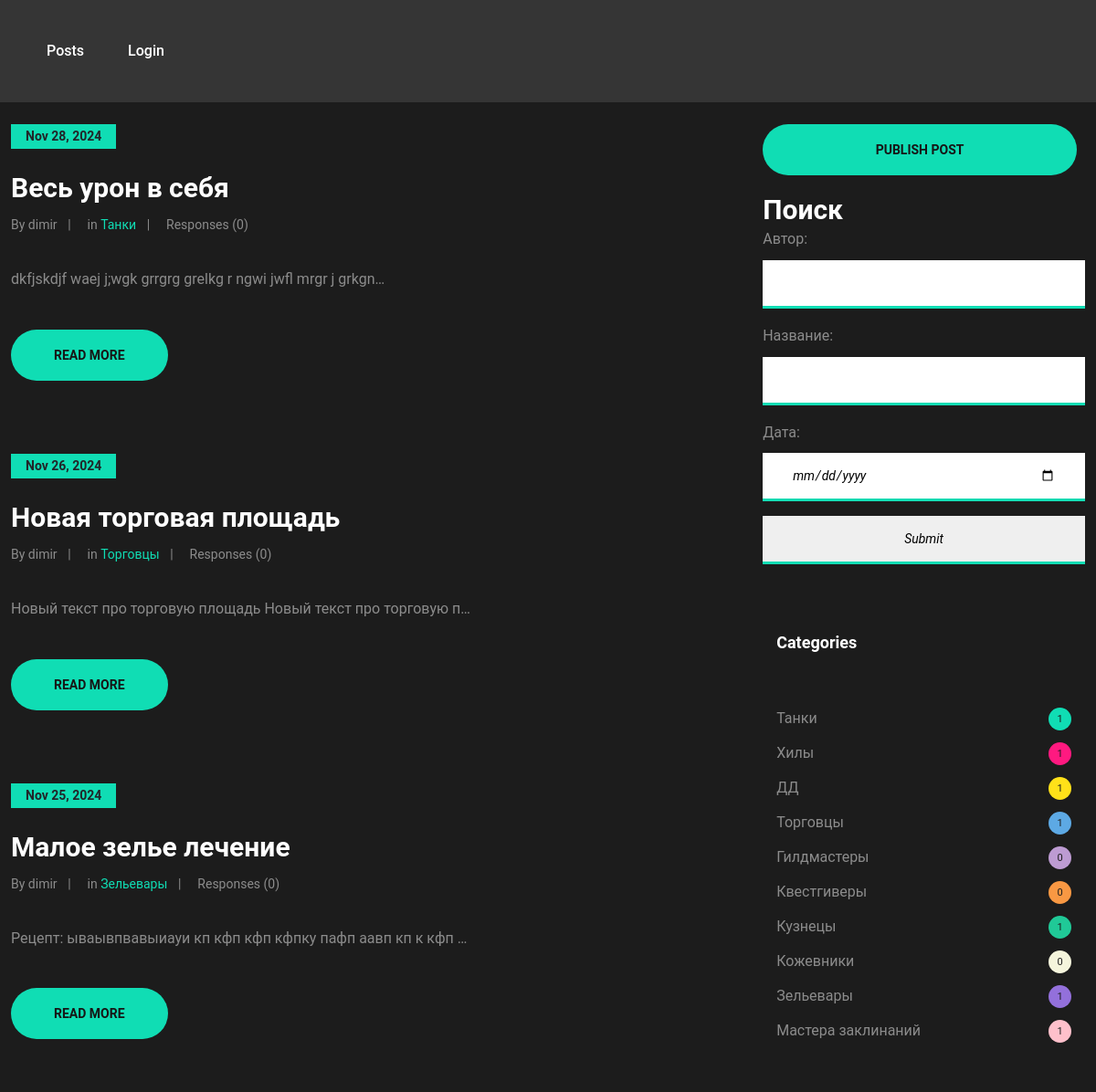
/posts/ (upper part), run on an earlier commit of the app's database.
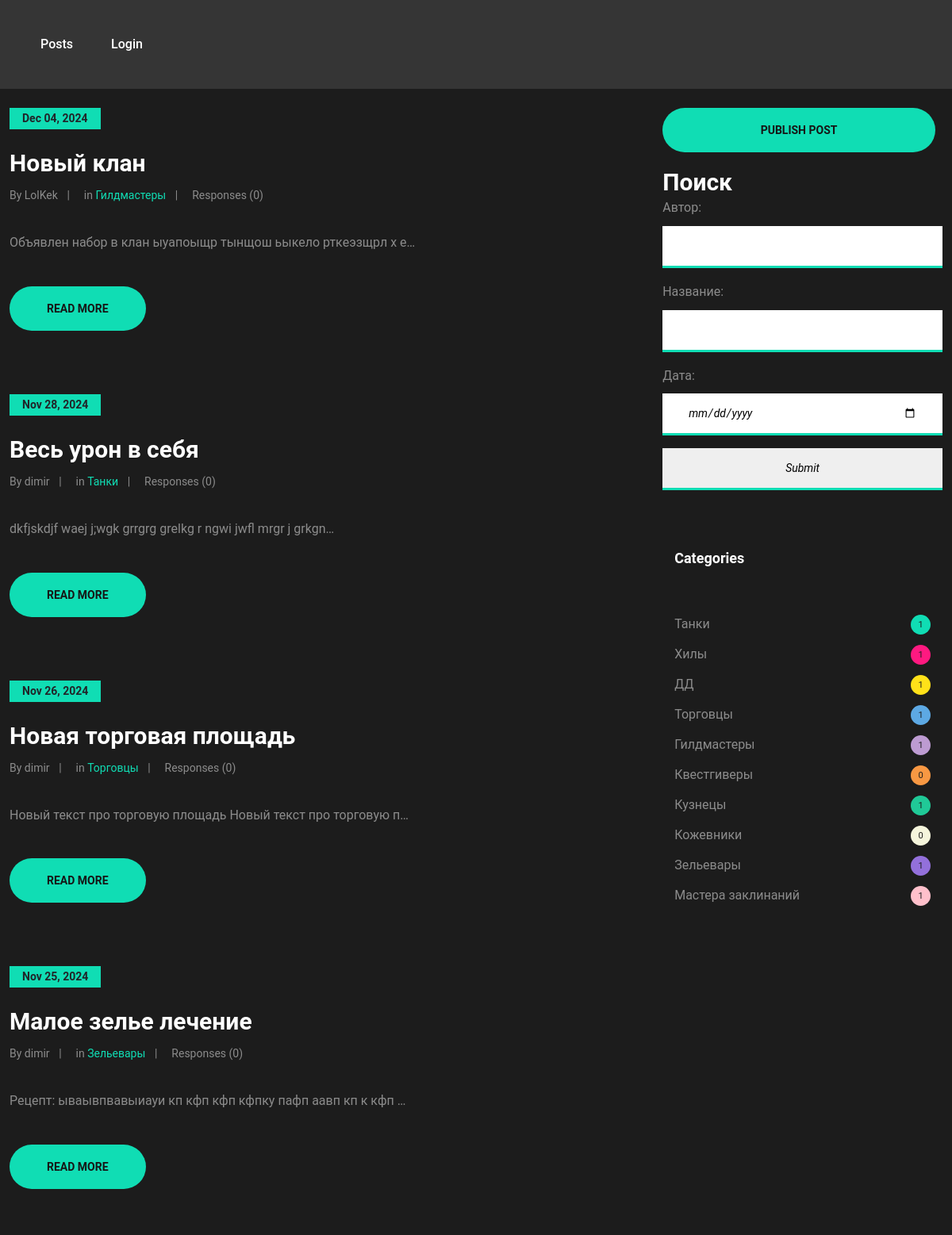
And on a later commit of the database.
### board/models.py (models this page shows, shortened)
class Post(models.Model):
    author = models.ForeignKey(verbose_name='Автор', to=User, on_delete=models.CASCADE)
    time_in = models.DateField(auto_now_add=True)
    name = models.CharField(verbose_name='Заголовок', max_length=50, default='no name')
    text = models.TextField(verbose_name='Текст')
    category = models.ManyToManyField(Category, verbose_name='Категория', through='PostCategory', blank=False,
                                      related_name='category')
    def get_category(self):
        return ",".join([str(c) for c in self.category.all()])
    get_category.short_description = 'Категория'

class Category(models.Model):
    name = models.CharField(max_length=25, unique=True)
    def __str__(self):
        return self.name

### board/views.py (the view)
# urls.py: path('', PostsList.as_view(), name='posts'),
class PostsList(ListView):
    model = Post
    ordering = '-time_in'
    context_object_name = 'posts'
    template_name = 'posts.html'
    def get_queryset(self):
        queryset = super().get_queryset()
        self.filterset = PostFilter(self.request.GET, queryset)
        return self.filterset.qs
    def get_context_data(self, **kwargs):
        context = super().get_context_data(**kwargs)
        context['filterset'] = self.filterset
        context['categories'] = Category.objects.all()
        return context

### board/templatetags/custom_filters.py (called while the page is built)
@register.filter()
def len_category(value):
    categories = Post.objects.filter(category__name=value)
    return len(categories)

@register.filter()
def len_responses(value):
    responses = PostsResponses.objects.filter(post=value, accepted=True)
    return len(responses)

### templates/posts.html (shortened to what this page needs)
{% extends 'flatpages/default.html' %}
{% load custom_filters %}
{% block content %}
<div class="row" style="margin-top: 30px">
{% if posts %}
    <div style="display: inline-block; width: 70%">
        {% for post in posts %}
            <div class="blog-post featured-post">
                <div class="post-date">{{ post.time_in|date:'M d, Y' }}</div>
                <h3>{{ post.name }}</h3>
                <div class="post-metas">
                    <div class="post-meta">By {{ post.author }}</div>
                    <div class="post-meta">in <a href="#">
                        {% for category in post.category.all %}
                            {{ category }} {% if not forloop.last %}, {% endif %}
                        {% endfor %}</a>
                    </div>
                    <div class="post-meta">Responses ({{ post|len_responses }})</div>
                </div>
                <p>{{ post.text|truncatechars:60 }}</p>
                <a href="{{ post.id }}" class="site-btn">Read More</a>
            </div>
        {% endfor %}
    </div>
{% else %}
    <div style="display: inline-block; width: 70%">
        <div class="post-meta">
            <h2 style="color: green; margin: 20px; ">Публикаций нет</h2>
        </div>
    </div>
{% endif %}
    <div style="display: inline-block; width: 30%">
        <a href="/posts/create" class="site-btn" style="padding: 21px 35%; margin-bottom: 20px">Publish post</a>
        <div class="sb-widget">
            <h3 style="color:white">Поиск</h3>
            <form class="sb-search", method="get">
                {{ filterset.form.as_p }}
                <input type="submit" placeholder="Search">
            </form>
        </div>
        <div class="col-lg-4 sidebar" style="max-width:100%">
            <div class="sb-widget">
                <h2 class="sb-title">Categories</h2>
                <ul class="sb-cata-list">
                    {% for category in categories %}
                        <li><a href="/posts/?author=&name=&category={{ category.name }}&time_in=">{{ category.name }}<span>{{ category.name|len_category }}</span></a></li>
                    {% endfor %}
                </ul>
            </div>
        </div>
    </div>
</div>
{% endblock content %}

What changed in the data, as far as the page shows it:
added Post: time_in "Dec 04, 2024", name "Новый клан", author "LolKek", id "0", text "Объявлен набор в клан ыуапоыщр тынщош ьыкело рткеэзщрл х е…", Category (name "Гилдмастеры")
computed for Category "Гилдмастеры": name|len_category "0" → "1"
